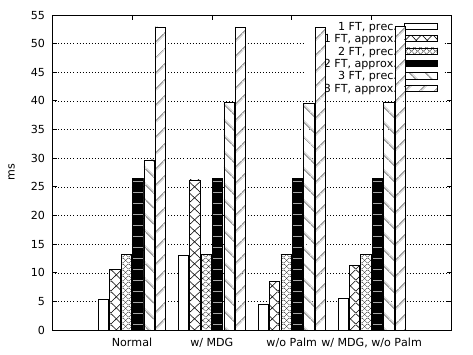

Recreate this plot in gnuplot.
set terminal pdf size 12cm,9cm
set output '10ms.pdf'

red = "#FF0000"; green = "#00FF00"; blue = "#0000FF"; skyblue = "#87CEEB";
set style line 2 lc rgb 'black' lt 1 lw 1
set style data histogram
set style histogram cluster gap 1
set style fill pattern border -1

set ylabel "ms"
set boxwidth 0.9
set xtics format ""
set grid ytics

unset title
plot "10ms.dat" using 1:xtic(7) title "1 FT, prec." ls 2, \
            '' using 2 title "1 FT, approx." ls 2, \
            '' using 3 title "2 FT, prec." ls 2, \
            '' using 4 title "2 FT, approx." ls 2, \
            '' using 5 title "3 FT, prec." ls 2, \
            '' using 6 title "3 FT, approx." ls 2
